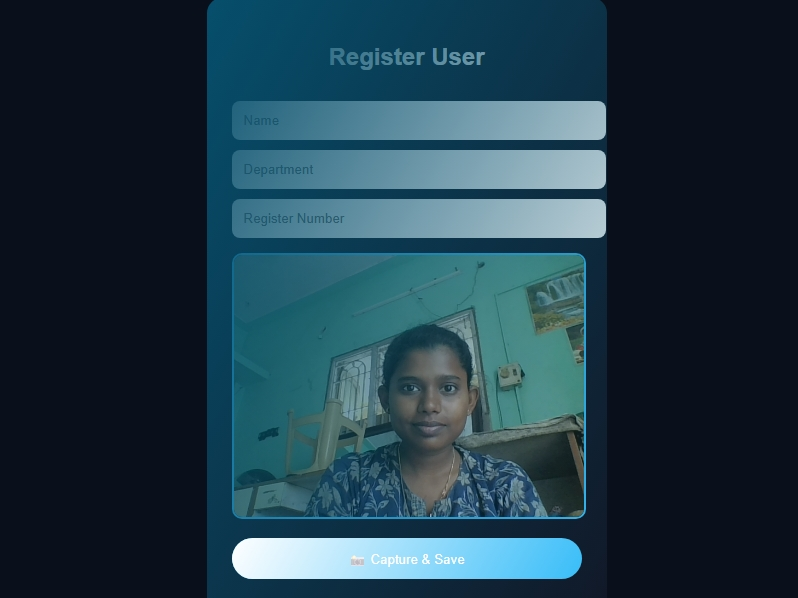
#> input picture Face_recognition_attendance_img/Register User.jpeg, 798 x 598 px; its folder holds only this picture in this run
$ python -i ai_engine.py   (imports and definitions only)
#> lines starting #> are read from the running program, lines starting #| are printed output that depends on the picture
#> further down, picture is the input picture: shape (598, 798, 3); mean B, G, R 71.9, 57.9, 31.7
import cv2, os, numpy as np

class FaceEngine:

    def __init__(self):
        self.dataset = "dataset"
        self.face = cv2.CascadeClassifier(
            cv2.data.haarcascades + "haarcascade_frontalface_default.xml"
        )
        os.makedirs(self.dataset, exist_ok=True)

    def save_face(self, name, frame):
        path = f"{self.dataset}/{name}"
        os.makedirs(path, exist_ok=True)

        gray = cv2.cvtColor(frame, cv2.COLOR_BGR2GRAY)
        count = len(os.listdir(path))
        cv2.imwrite(f"{path}/{count}.jpg", gray)

    def recognize(self, frame):
        gray = cv2.cvtColor(frame, cv2.COLOR_BGR2GRAY)
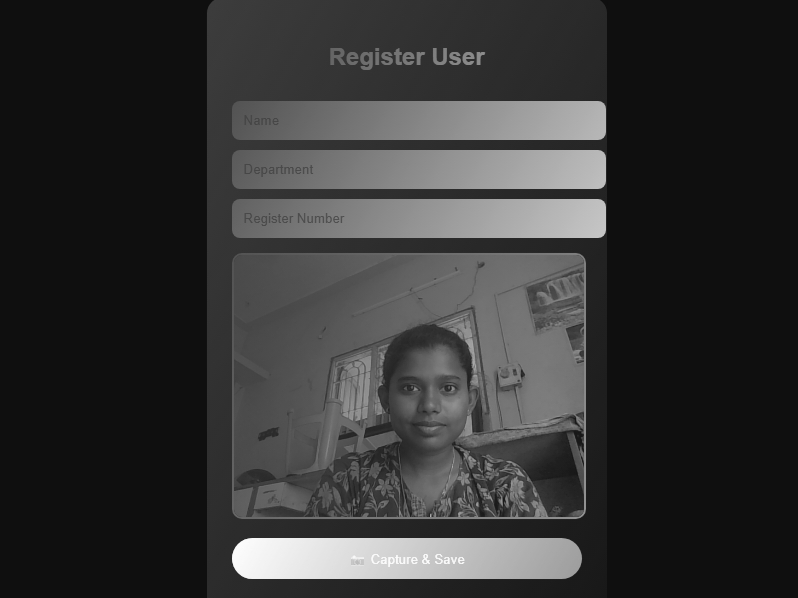
#> gray: shape (598, 798); min 14, max 253, mean 51.9
        faces = self.face.detectMultiScale(gray, 1.3, 5)
#> faces = [[384, 352, 91, 91], [321, 403, 79, 79]]

        if len(faces) == 0:
            return "No Face"

        (x,y,w,h) = faces[0]
#> x = 384; y = 352; w = 91; h = 91
        face_img = cv2.resize(gray[y:y+h, x:x+w], (100,100))
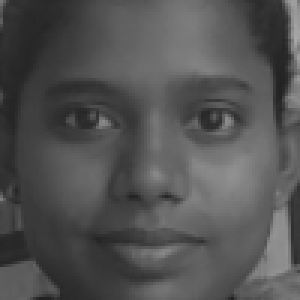
#> face_img: shape (100, 100) (shown 3 times larger); min 34, max 166, mean 82.5

        best, min_diff = "Unknown", 999999

        for person in os.listdir(self.dataset):
            for img in os.listdir(f"{self.dataset}/{person}"):
                path = f"{self.dataset}/{person}/{img}"
                saved = cv2.imread(path, 0)
                if saved is None: continue
                saved = cv2.resize(saved,(100,100))

                diff = np.sum(cv2.absdiff(saved, face_img))
                if diff < min_diff:
                    min_diff = diff
                    best = person

        return best if min_diff < 300000 else "Unknown"

>>> import cv2
>>> picture = cv2.imread('Face_recognition_attendance_img/Register User.jpeg')
>>> result = FaceEngine().recognize(picture)
#> result = 'Unknown'

$ run again, on Face_recognition_attendance_img/dashboard page dark mode.jpeg
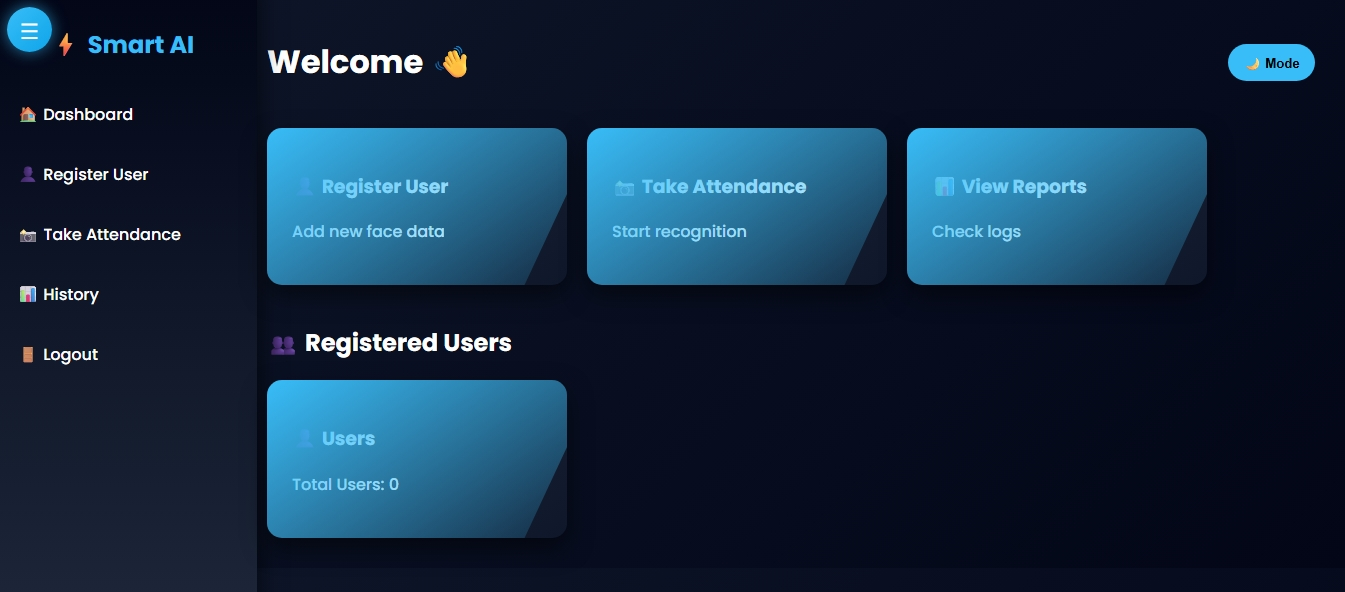
#> input picture Face_recognition_attendance_img/dashboard page dark mode.jpeg, 1345 x 592 px
#> picture is the input picture: shape (592, 1345, 3); mean B, G, R 65.7, 42.5, 19.4
#> in recognize, `gray = cv2.cvtColor(frame, cv2.COLOR_BGR2GRAY)`:
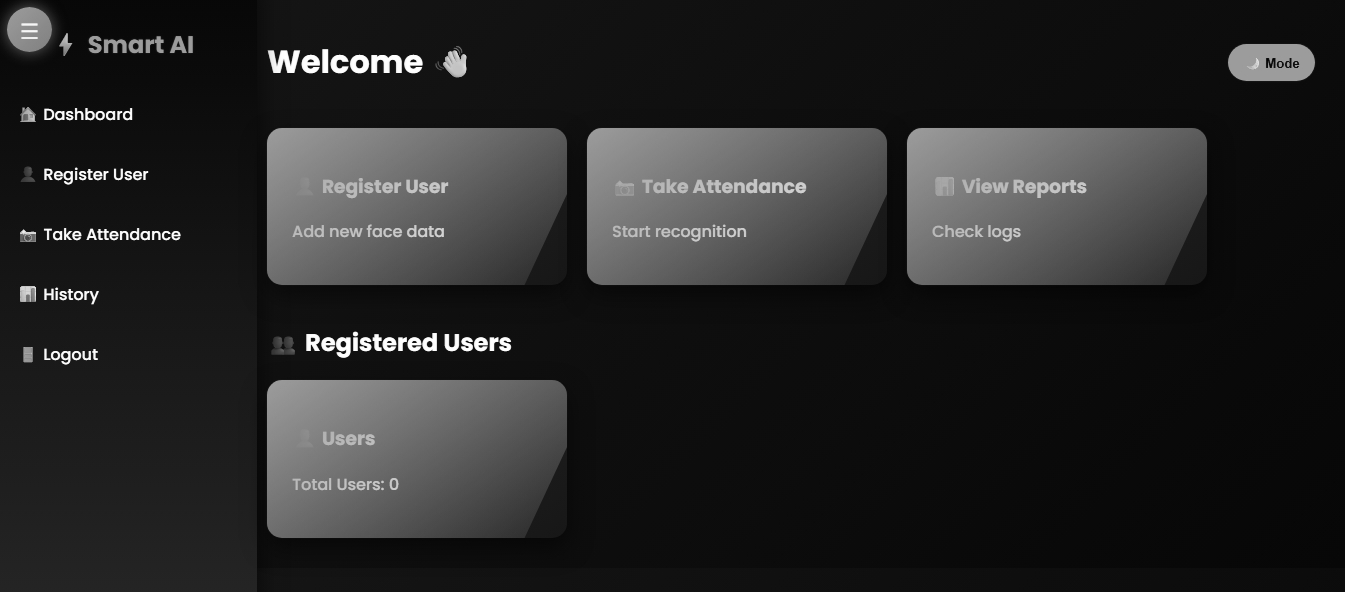
#> gray: shape (592, 1345); min 3, max 255, mean 38.4
#> faces = ()
#> result = 'No Face'
